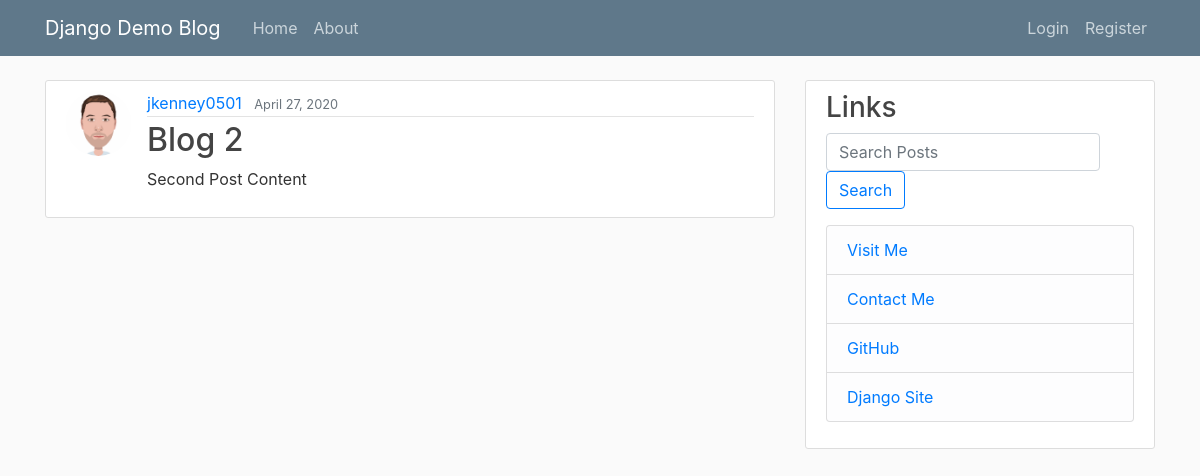
The app's page /post/2/ with its own data.
### blog/models.py (models this page shows, shortened)
class Post(models.Model):
    title = models.CharField(max_length=100)
    content = models.TextField()
    date_posted = models.DateTimeField(default=timezone.now)
    author = models.ForeignKey(User, on_delete=models.CASCADE)

### users/models.py (models this page shows, shortened)
class Profile(models.Model):
    user = models.OneToOneField(User, on_delete=models.CASCADE)
    image = models.ImageField(default='default1.jpg', upload_to = 'profile_pics')

### blog/views.py (the view)
# urls.py: path('post/<int:pk>/', PostDetailView.as_view(), name='post-detail'),
class PostDetailView(DetailView):
    model = Post

### blog/templates/blog/post_detail.html (shortened to what this page needs)
{% extends "blog/base.html" %}
{% block content %}
  <article class="media content-section">
    <img class="rounded-circle article-img" src="{{ object.author.profile.image.url }}">
    <div class="media-body">
      <div class="article-metadata">
        <a class="mr-2" href="{% url 'user-posts' object.author.username %}">{{ object.author }}</a>
        <small class="text-muted">{{ object.date_posted|date:"F d, Y" }}</small>
      </div>
      <h2 class="article-title">{{ object.title }}</h2>
      <p class="article-content">{{ object.content }}</p>
    </div>
  </article>
{% endblock content %}

### blog/static/blog/main.css (style rules this page uses)
body { background: #fafafa; color: #333333; margin-top: 5rem; }
h1, h2, h3, h4, h5, h6 { color: #444444; }
.content-section { background: #ffffff; padding: 10px 20px; border: 1px solid #dddddd; border-radius: 3px; margin-bottom: 20px; }
.article-title { color: #444444; }
.article-content { white-space: pre-line; }
.article-img { height: 65px; width: 65px; margin-right: 16px; }
.article-metadata { padding-bottom: 1px; margin-bottom: 4px; border-bottom: 1px solid #e3e3e3 }

### records on screen
Post: author.profile.image (picture), author "jkenney0501", date_posted "April 27, 2020", title "Blog 2", content "Second Post Content"
